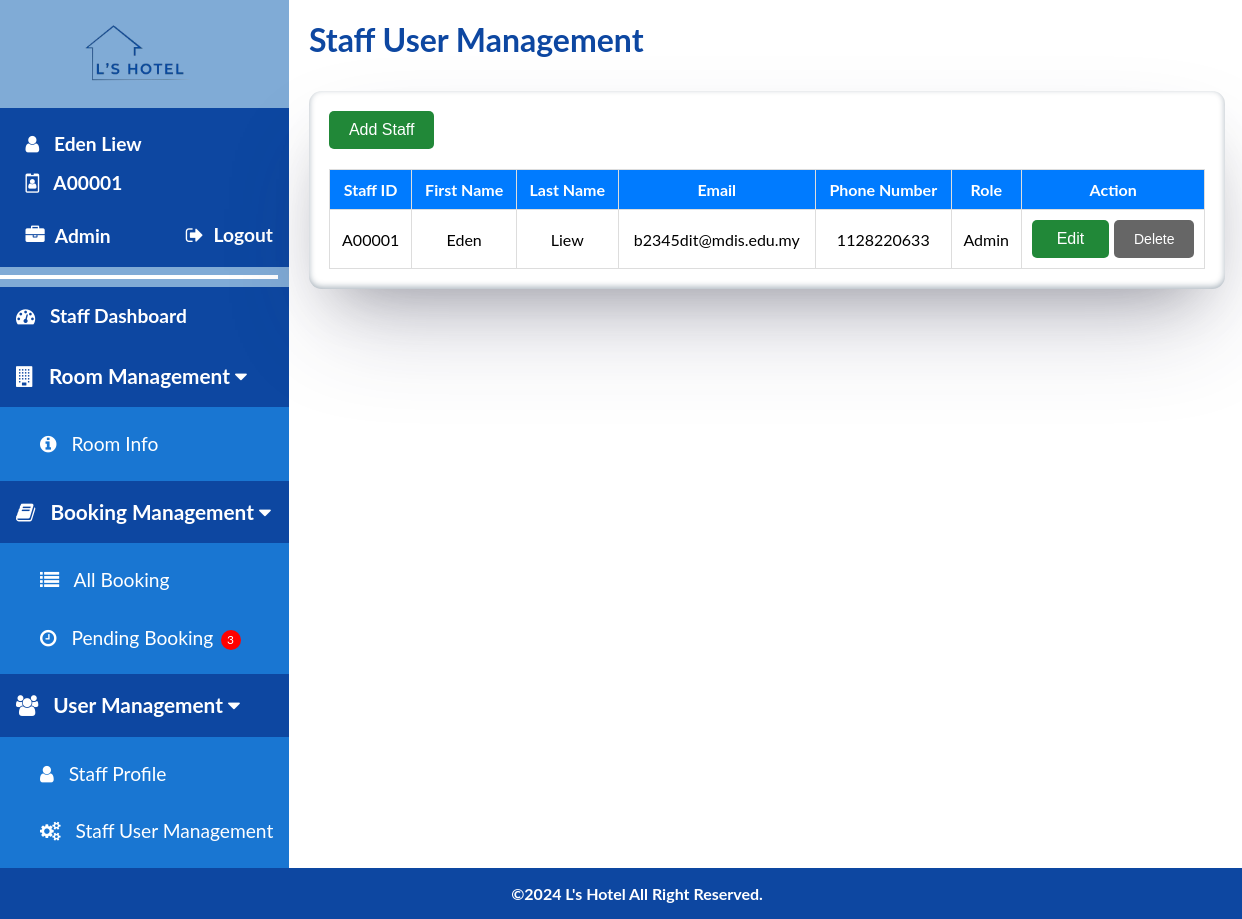
Page /staff/staff_management.php (signed in) on the earlier database version.
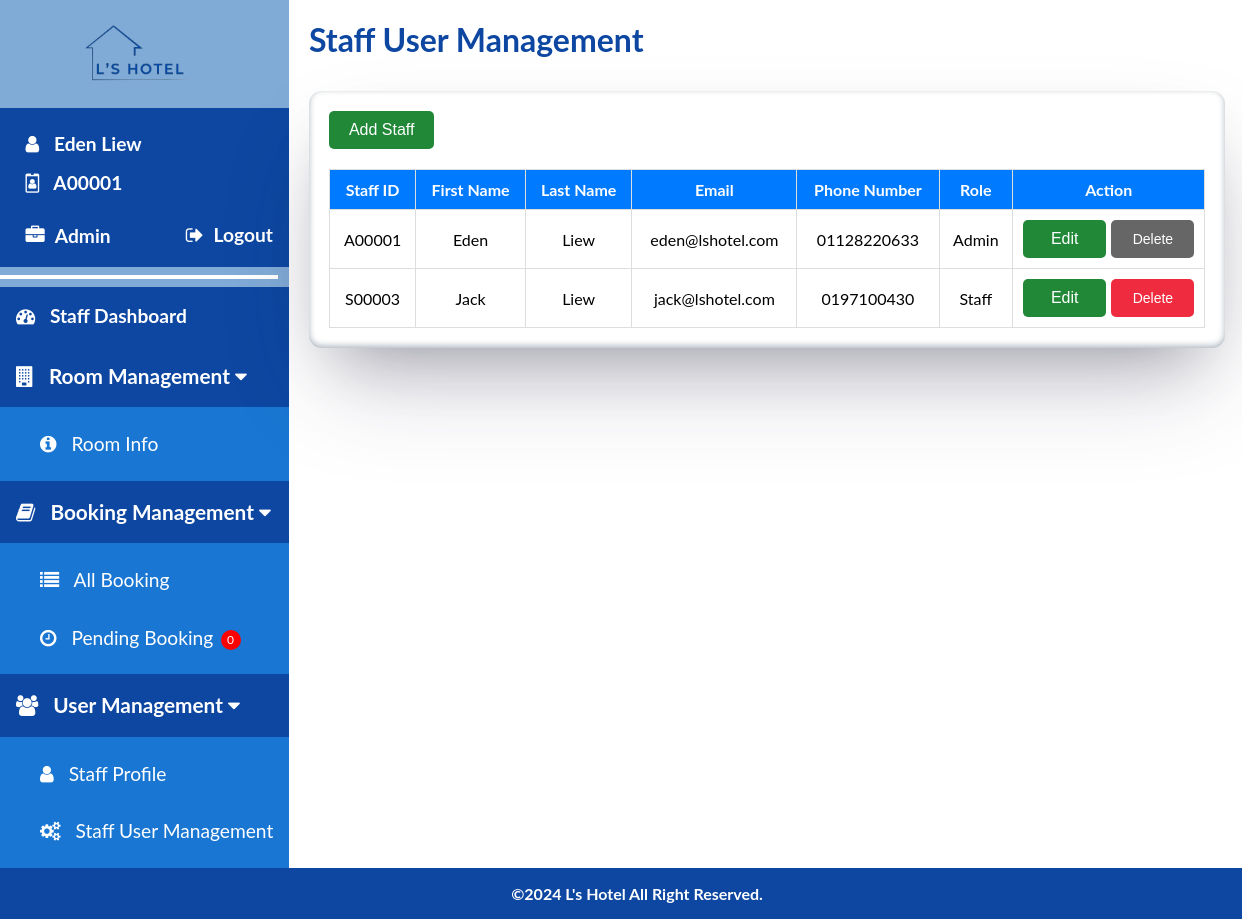
Same page on the later database version.
### tables this page shows
CREATE TABLE `staff` (
  `id` int(11) NOT NULL,
  `staff_id` varchar(6) NOT NULL,
  `first_name` varchar(50) NOT NULL,
  `last_name` varchar(50) NOT NULL,
  `email` varchar(100) NOT NULL,
  `phone_number` varchar(11) NOT NULL,
  `password` varchar(255) NOT NULL,
  `role` varchar(10) NOT NULL
);

### staff/staff_management.php (the view, shortened to what the changed rows need)
<?php
include '../config.php';
$result = $conn->query("SELECT * FROM staff");
$loggedInStaffId = isset($_SESSION['logged_in_staff_id']) ? $_SESSION['logged_in_staff_id'] : null;
?>
<!DOCTYPE html>
<html>
<head>
<link rel="stylesheet" href="https://cdnjs.cloudflare.com/ajax/libs/font-awesome/4.7.0/css/font-awesome.min.css">
<link rel="stylesheet" href="../css/staff/staff-style.css?v=<?php echo time(); ?>">
<link rel="stylesheet" href="../css/staff/staff-management.css?v=<?php echo time(); ?>">
</head>
<body>
<div class="staff-container">
  <?php include 'staff_sidenav.php'; ?>
  <div class="main">
    <div class="container">
        <table>
            <thead>
                <tr>
                    <th>Staff ID</th>
                    <th>First Name</th>
                    <th>Last Name</th>
                    <th>Email</th>
                    <th>Phone Number</th>
                    <th>Role</th>
                    <th>Action</th>
                </tr>
            </thead>
            <tbody id="staffTableBody">
                <?php while ($row = $result->fetch_assoc()) : ?>
                    <tr>
                        <td><?php echo $row['staff_id']; ?></td>
                        <td><?php echo $row['first_name']; ?></td>
                        <td><?php echo $row['last_name']; ?></td>
                        <td><?php echo $row['email']; ?></td>
                        <td><?php echo $row['phone_number']; ?></td>
                        <td><?php echo $row['role']; ?></td>
                        <td>
                            <div class="actions">
                                <button class="btn btn-warning btn-sm editButton" data-id="<?php echo $row['staff_id']; ?>" data-firstname="<?php echo $row['first_name']; ?>" data-lastname="<?php echo $row['last_name']; ?>" data-email="<?php echo $row['email']; ?>" data-phonenumber="<?php echo $row['phone_number']; ?>" data-role="<?php echo $row['role']; ?>">Edit</button>
                                <button class="btn btn-danger btn-sm deleteButton <?php echo $row['staff_id'] === $loggedInStaffId ? 'btn-disabled' : NULL; ?>" data-id="<?php echo $row['staff_id']; ?>" <?php echo $row['staff_id'] === $loggedInStaffId ? 'disabled' : NULL; ?>>Delete</button>
                            </div>
                        </td>
                    </tr>
                <?php endwhile; ?>
            </tbody>
        </table>
    </div>
  </div>
</div>
</body>
</html>

### staff/staff_sidenav.php (shortened to what the changed rows need)
<?php
include '../config.php';
function getPendingBookingCount($conn) {
    $sql = "SELECT COUNT(*) as count FROM bookings WHERE booking_status = 'pending'";
    $result = $conn->query($sql);
    if ($result->num_rows > 0) {
        $row = $result->fetch_assoc();
        return $row['count'];
    } else {
        return 0;
    }
}
if (isset($conn)) {
    $pendingCount = getPendingBookingCount($conn);
} else {
    $pendingCount = 0;
}
?>
<div class="sidenav">
    <div class="dropdown-container" style="max-height: 500px; padding-top: 0.5em; padding-bottom: 0.5em;">
        <a href="pending_booking.php" target="_self" id="pending-booking-link"><i class="fa fa-clock-o"></i> Pending Booking <span class="notification"><?php echo $pendingCount; ?></span></a>
    </div>
</div>

Differences in the rows shown:
changed staff "Eden": email "b2345dit@mdis.edu.my" → "eden@lshotel.com"; phone_number "1128220633" → "01128220633"
added staff: staff "S00003", first_name "Jack", last_name "Liew", email "jack@lshotel.com", phone_number "0197100430", role "Staff"
Other differences:
$pendingCount: "3" → "0"
